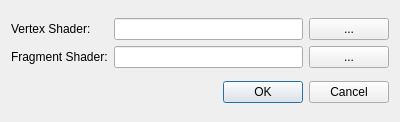
<?xml version="1.0" encoding="UTF-8"?>
<ui version="4.0">
 <class>xShaderSettingDialog</class>
 <widget class="QDialog" name="xShaderSettingDialog">
  <property name="geometry">
   <rect>
    <x>0</x>
    <y>0</y>
    <width>400</width>
    <height>122</height>
   </rect>
  </property>
  <property name="windowTitle">
   <string>Shader Setting</string>
  </property>
  <layout class="QVBoxLayout" name="verticalLayout">
   <item>
    <layout class="QGridLayout" name="gridLayout">
     <item row="0" column="0">
      <widget class="QLabel" name="labelVertexShader">
       <property name="text">
        <string>Vertex Shader:</string>
       </property>
      </widget>
     </item>
     <item row="0" column="1">
      <widget class="QLineEdit" name="lineEdit_vertexShader"/>
     </item>
     <item row="1" column="0">
      <widget class="QLabel" name="label_2">
       <property name="text">
        <string>Fragment Shader:</string>
       </property>
      </widget>
     </item>
     <item row="1" column="1">
      <widget class="QLineEdit" name="lineEdit_fragmentShader"/>
     </item>
     <item row="0" column="2">
      <widget class="QPushButton" name="pushButton_vertexShader">
       <property name="text">
        <string>...</string>
       </property>
      </widget>
     </item>
     <item row="1" column="2">
      <widget class="QPushButton" name="pushButton_fragmentShader">
       <property name="text">
        <string>...</string>
       </property>
      </widget>
     </item>
    </layout>
   </item>
   <item>
    <widget class="QDialogButtonBox" name="buttonBox">
     <property name="orientation">
      <enum>Qt::Horizontal</enum>
     </property>
     <property name="standardButtons">
      <set>QDialogButtonBox::Cancel|QDialogButtonBox::Ok</set>
     </property>
    </widget>
   </item>
  </layout>
 </widget>
 <resources/>
 <connections>
  <connection>
   <sender>buttonBox</sender>
   <signal>accepted()</signal>
   <receiver>xShaderSettingDialog</receiver>
   <slot>accept()</slot>
   <hints>
    <hint type="sourcelabel">
     <x>248</x>
     <y>254</y>
    </hint>
    <hint type="destinationlabel">
     <x>157</x>
     <y>274</y>
    </hint>
   </hints>
  </connection>
  <connection>
   <sender>buttonBox</sender>
   <signal>rejected()</signal>
   <receiver>xShaderSettingDialog</receiver>
   <slot>reject()</slot>
   <hints>
    <hint type="sourcelabel">
     <x>316</x>
     <y>260</y>
    </hint>
    <hint type="destinationlabel">
     <x>286</x>
     <y>274</y>
    </hint>
   </hints>
  </connection>
 </connections>
</ui>
